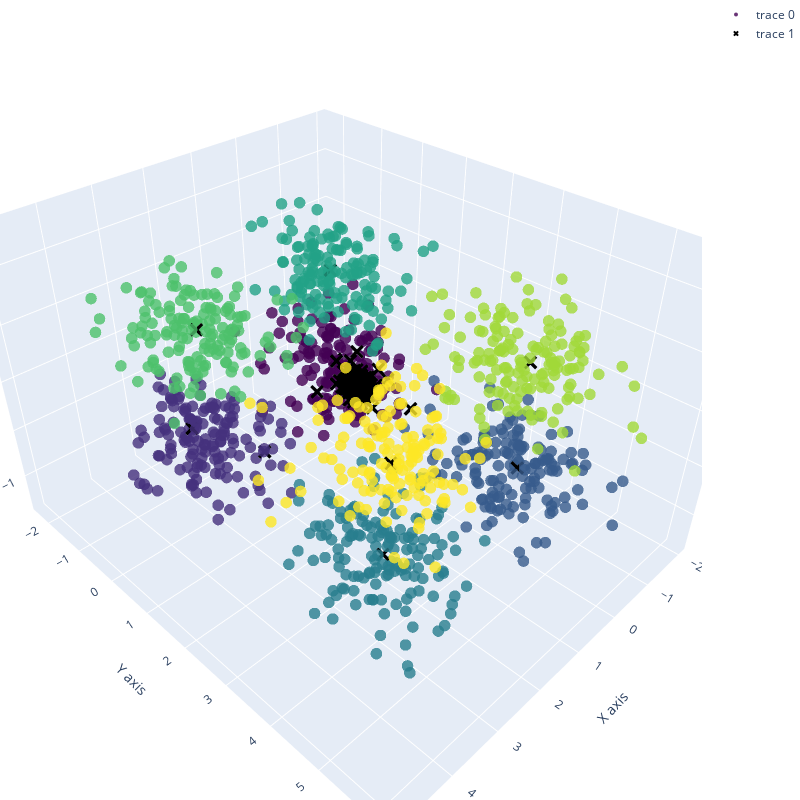

Write notebook code for a chart like this one.
### Code cell
dim = int(np.sqrt(5*np.sqrt(cube_arr.shape[0])))
som_cube = SOM(dim, dim, 3)
som_cube.train(X=cube_arr, epoch=170, width=0.5, learningRate=0.0005, neighborFun=derivGauss)
plotResults(som_cube, cube, 3, f"", True)

### Figure 1 — Plotly figure (JSON) as saved in the notebook; plotly's stock layout.template omitted (floating-point values rounded to 4 significant figures; data arrays with more than 128 entries replaced by an {"elided": "..."} marker saying what was removed)
{"data": [{"marker": {"color": {"elided": "1200 int values"}, "colorscale": [[0.0, "#440154"], [0.1111, "#482878"], [0.2222, "#3e4989"], [0.3333, "#31688e"], [0.4444, "#26828e"], [0.5556, "#1f9e89"], [0.6667, "#35b779"], [0.7778, "#6ece58"], [0.8889, "#b5de2b"], [1.0, "#fde725"]], "opacity": 0.8, "size": 4}, "mode": "markers", "x": {"elided": "1200 float values"}, "y": {"elided": "1200 float values"}, "z": {"elided": "1200 float values"}, "type": "scatter3d"}, {"marker": {"color": "black", "opacity": 1, "size": 5, "symbol": "x"}, "mode": "markers", "x": {"elided": "169 float values"}, "y": {"elided": "169 float values"}, "z": {"elided": "169 float values"}, "type": "scatter3d"}], "layout": {"margin": {"l": 0, "r": 0, "b": 0, "t": 0}, "title": {"text": ""}, "width": 800, "height": 800, "scene": {"xaxis": {"title": {"text": "X axis"}}, "yaxis": {"title": {"text": "Y axis"}}, "zaxis": {"title": {"text": "Z axis"}}}}}
